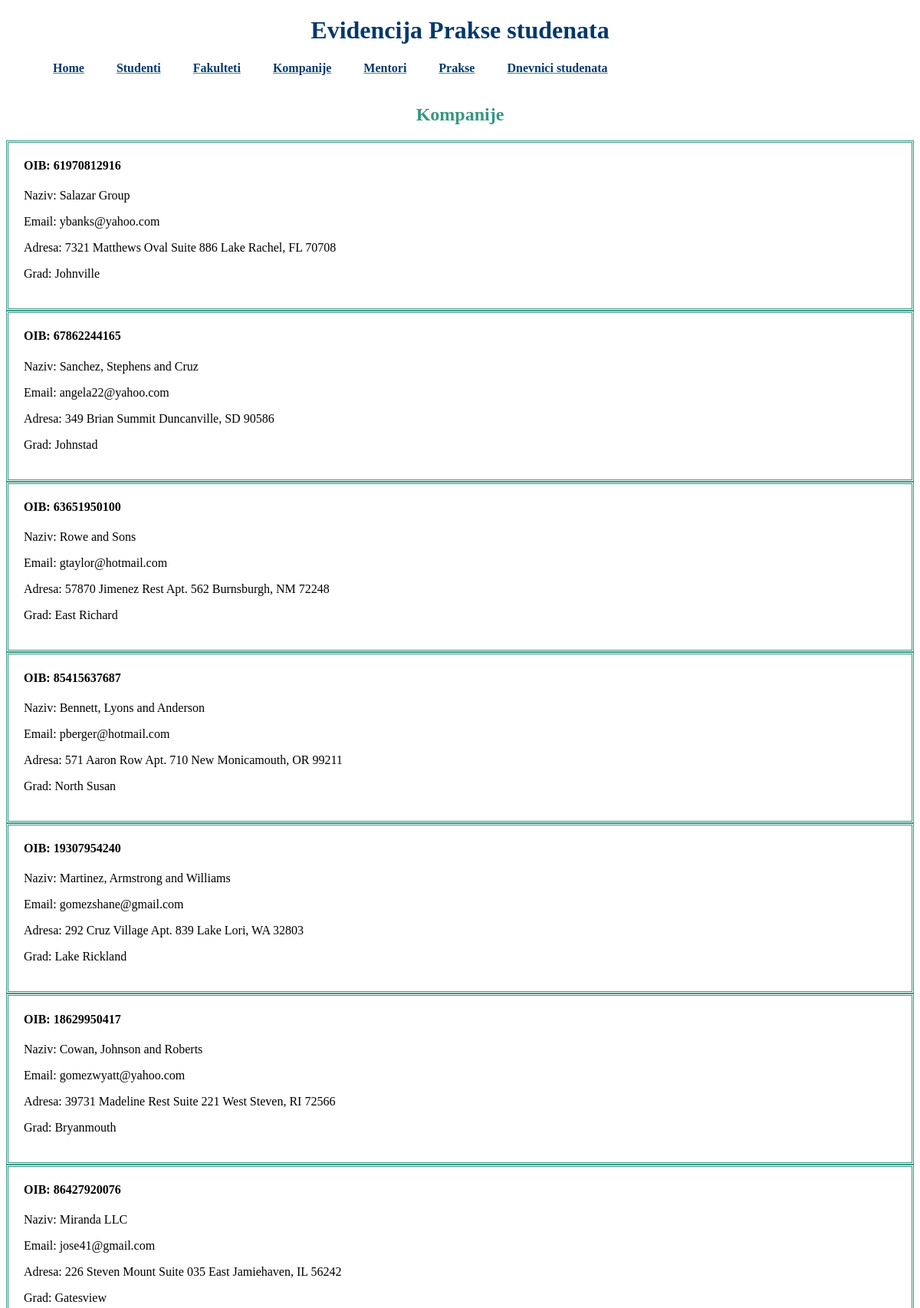
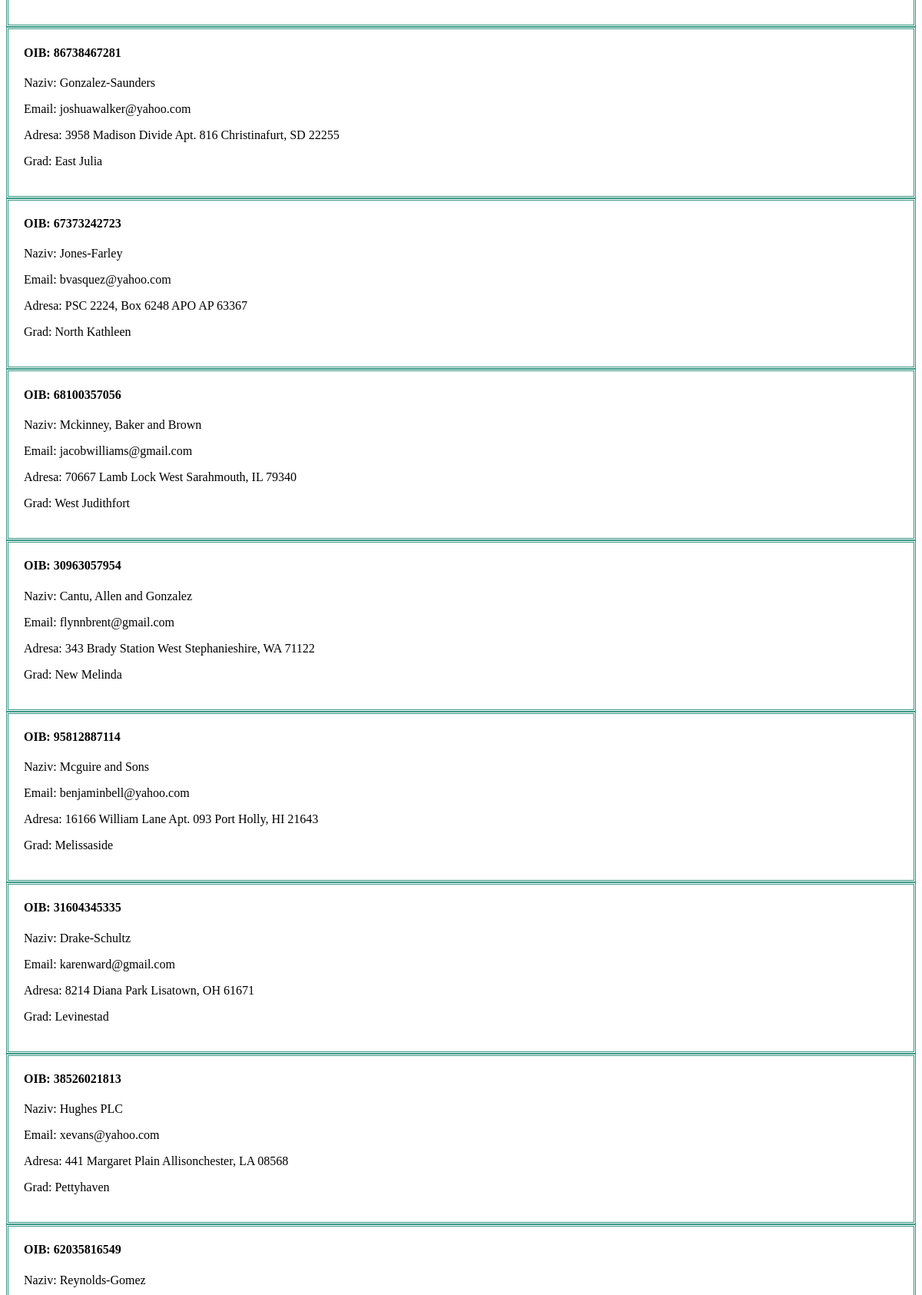
The page /kompanije (upper part) on the database its author committed (2 pictures, top to bottom).
### main/models.py (models this page shows, shortened)
class Kompanija(models.Model):
    kompanija_OIB=models.CharField(max_length=11, primary_key=True, validators=[MinLengthValidator(11)])
    kompanija_naziv=models.CharField(max_length=50)
    kompanija_email=models.EmailField()
    kompanija_adresa=models.CharField(max_length=50)
    kompanija_grad=models.CharField(max_length=50)

### main/views.py (the view)
# urls.py: path('kompanije', KompanijaList.as_view()),
class KompanijaList(ListView):
    model=Kompanija

### main/templates/main/kompanija_list.html
{% extends "base_generic.html" %}
{% block content %}
<br><br>
<h2>Kompanije</h2>
{% for kompanija in kompanija_list %}
    <div class="kompanija">
        <h4>OIB: {{kompanija.kompanija_OIB}}</h4>
        <p>Naziv: {{kompanija.kompanija_naziv}}</p>
        <p>Email: {{kompanija.kompanija_email}}</p>
        <p>Adresa: {{kompanija.kompanija_adresa}}</p>
        <p>Grad: {{kompanija.kompanija_grad}}</p>
    </div>
{% endfor %}
{% endblock %}

### main/static/style.css (style rules this page uses)
h2 { text-align: center; color:#379683; }
.kompanija { border-color: #379683; border-style: double; padding-left: 20px; padding-right: 20px; padding-bottom: 20px; }

### rows shown on the page
Kompanija: kompanija_OIB "61970812916", kompanija_naziv "Salazar Group", kompanija_email "ybanks@yahoo.com", kompanija_adresa "7321 Matthews Oval Suite 886 Lake Rachel, FL 70708", kompanija_grad "Johnville"
Kompanija: kompanija_OIB "67862244165", kompanija_naziv "Sanchez, Stephens and Cruz", kompanija_email "angela22@yahoo.com", kompanija_adresa "349 Brian Summit Duncanville, SD 90586", kompanija_grad "Johnstad"
Kompanija: kompanija_OIB "63651950100", kompanija_naziv "Rowe and Sons", kompanija_email "gtaylor@hotmail.com", kompanija_adresa "57870 Jimenez Rest Apt. 562 Burnsburgh, NM 72248", kompanija_grad "East Richard"
Kompanija: kompanija_OIB "85415637687", kompanija_naziv "Bennett, Lyons and Anderson", kompanija_email "pberger@hotmail.com", kompanija_adresa "571 Aaron Row Apt. 710 New Monicamouth, OR 99211", kompanija_grad "North Susan"
Kompanija: kompanija_OIB "19307954240", kompanija_naziv "Martinez, Armstrong and Williams", kompanija_email "gomezshane@gmail.com", kompanija_adresa "292 Cruz Village Apt. 839 Lake Lori, WA 32803", kompanija_grad "Lake Rickland"
Kompanija: kompanija_OIB "18629950417", kompanija_naziv "Cowan, Johnson and Roberts", kompanija_email "gomezwyatt@yahoo.com", kompanija_adresa "39731 Madeline Rest Suite 221 West Steven, RI 72566", kompanija_grad "Bryanmouth"
Kompanija: kompanija_OIB "86427920076", kompanija_naziv "Miranda LLC", kompanija_email "jose41@gmail.com", kompanija_adresa "226 Steven Mount Suite 035 East Jamiehaven, IL 56242", kompanija_grad "Gatesview"
Kompanija: kompanija_OIB "86738467281", kompanija_naziv "Gonzalez-Saunders", kompanija_email "joshuawalker@yahoo.com", kompanija_adresa "3958 Madison Divide Apt. 816 Christinafurt, SD 22255", kompanija_grad "East Julia"
Kompanija: kompanija_OIB "67373242723", kompanija_naziv "Jones-Farley", kompanija_email "bvasquez@yahoo.com", kompanija_adresa "PSC 2224, Box 6248 APO AP 63367", kompanija_grad "North Kathleen"
Kompanija: kompanija_OIB "68100357056", kompanija_naziv "Mckinney, Baker and Brown", kompanija_email "jacobwilliams@gmail.com", kompanija_adresa "70667 Lamb Lock West Sarahmouth, IL 79340", kompanija_grad "West Judithfort"
Kompanija: kompanija_OIB "30963057954", kompanija_naziv "Cantu, Allen and Gonzalez", kompanija_email "flynnbrent@gmail.com", kompanija_adresa "343 Brady Station West Stephanieshire, WA 71122", kompanija_grad "New Melinda"
Kompanija: kompanija_OIB "95812887114", kompanija_naziv "Mcguire and Sons", kompanija_email "benjaminbell@yahoo.com", kompanija_adresa "16166 William Lane Apt. 093 Port Holly, HI 21643", kompanija_grad "Melissaside"
Kompanija: kompanija_OIB "31604345335", kompanija_naziv "Drake-Schultz", kompanija_email "karenward@gmail.com", kompanija_adresa "8214 Diana Park Lisatown, OH 61671", kompanija_grad "Levinestad"
Kompanija: kompanija_OIB "38526021813", kompanija_naziv "Hughes PLC", kompanija_email "xevans@yahoo.com", kompanija_adresa "441 Margaret Plain Allisonchester, LA 08568", kompanija_grad "Pettyhaven"
Kompanija: kompanija_OIB "62035816549", kompanija_naziv "Reynolds-Gomez"
